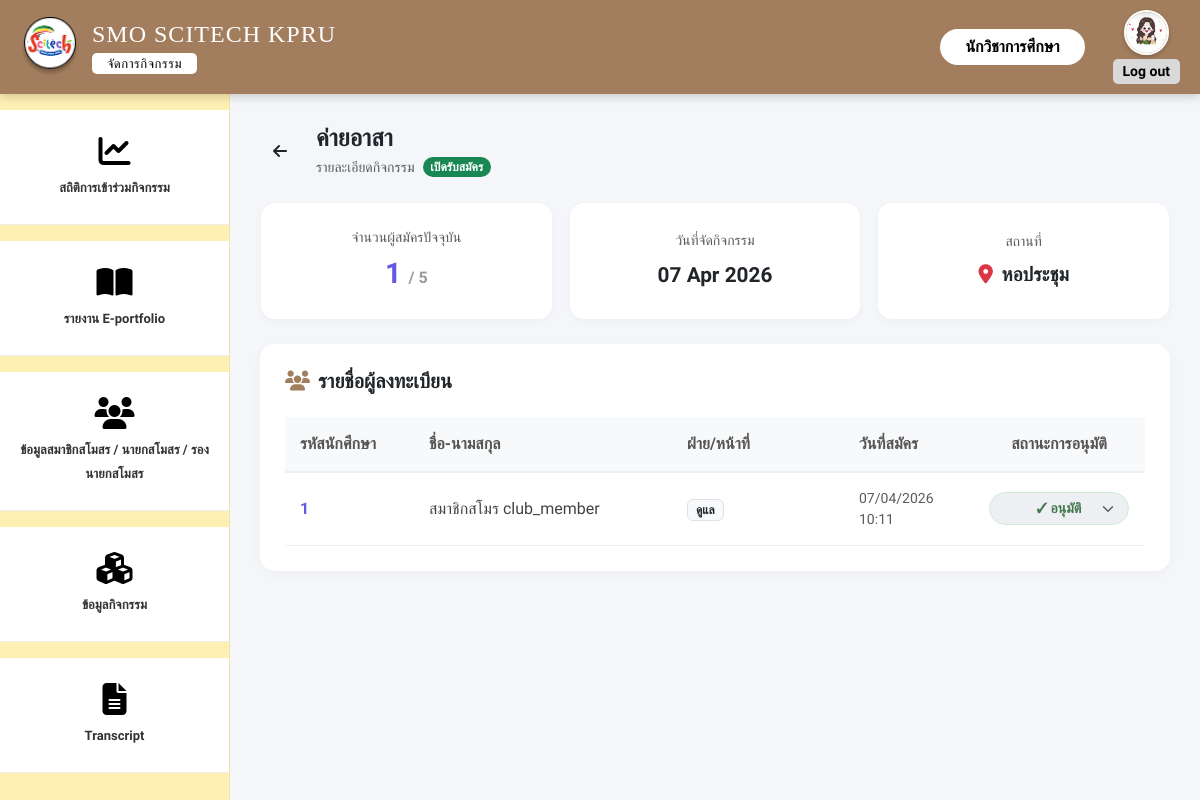
The app's page /admin_manage_activity.php?id=11 (signed in) with its own data.
### tables this page shows
CREATE TABLE `users` (
  `user_id` int(11) NOT NULL,
  `first_name` varchar(100) NOT NULL,
  `last_name` varchar(100) NOT NULL,
  `profile_image` varchar(255) DEFAULT 'default.png',
  `idstudent` varchar(191) DEFAULT NULL,
  `email` varchar(255) DEFAULT NULL,
  `phone` varchar(20) DEFAULT NULL COMMENT 'เบอร์โทรศัพท์',
  `about_me` text DEFAULT NULL,
  `password` varchar(255) NOT NULL,
  `academic_year` varchar(4) DEFAULT NULL,
  `year_level` varchar(50) DEFAULT NULL,
  `department` varchar(100) DEFAULT NULL,
  `reset_token` varchar(255) DEFAULT NULL,
  `reset_expiry` datetime DEFAULT NULL,
  `status` enum('active','inactive') NOT NULL DEFAULT 'active',
  `userrole` enum('executive','academic_officer','club_president','club_member') DEFAULT NULL,
  `membership_status` enum('member','no_member') NOT NULL DEFAULT 'no_member',
  `created_at` timestamp NOT NULL DEFAULT current_timestamp(),
  `deleted_at` datetime DEFAULT NULL,
  `hard_skill_computer` varchar(255) DEFAULT NULL,
  `comp_level` varchar(50) DEFAULT NULL,
  `hard_skill_lang` varchar(255) DEFAULT NULL,
  `lang_listen` varchar(50) DEFAULT NULL,
  `lang_speak` varchar(50) DEFAULT NULL,
  `lang_read` varchar(50) DEFAULT NULL,
  `lang_write` varchar(50) DEFAULT NULL
);

CREATE TABLE `activities` (
  `activity_id` int(11) NOT NULL,
  `title` varchar(255) NOT NULL,
  `description` text DEFAULT NULL,
  `location` varchar(255) DEFAULT NULL,
  `start_date` datetime NOT NULL,
  `end_date` datetime NOT NULL,
  `hours_count` int(11) DEFAULT 0 COMMENT 'จำนวนชั่วโมงกิจกรรม (สำหรับ Transcript กยศ.)',
  `cover_image` varchar(255) DEFAULT NULL,
  `status` enum('open','closed','completed') NOT NULL DEFAULT 'open',
  `created_by` int(11) NOT NULL COMMENT 'Link to users.user_id (ผู้สร้างกิจกรรม)',
  `created_at` timestamp NOT NULL DEFAULT current_timestamp(),
  `updated_at` timestamp NOT NULL DEFAULT current_timestamp() ON UPDATE current_timestamp(),
  `allowed_year_level` text DEFAULT NULL COMMENT 'ชั้นปีที่อนุญาตให้เข้าร่วม',
  `allowed_academic_year` text DEFAULT NULL COMMENT 'ปีการศึกษาที่อนุญาต',
  `allowed_department` text DEFAULT NULL COMMENT 'สาขาวิชาที่อนุญาต'
);

CREATE TABLE `activity_registrations` (
  `registration_id` int(11) NOT NULL,
  `user_id` int(11) NOT NULL,
  `activity_id` int(11) NOT NULL,
  `task_id` int(11) DEFAULT NULL COMMENT 'หน้าที่ที่เลือก (ถ้ามี)',
  `registration_status` enum('pending','approved','rejected','cancelled') NOT NULL DEFAULT 'pending',
  `participation_status` enum('waiting','passed','not_passed') DEFAULT 'waiting' COMMENT 'สถานะผลการเข้าร่วม (ผ่าน/ไม่ผ่าน) ตามข้อ 5.4',
  `registered_at` timestamp NOT NULL DEFAULT current_timestamp()
);

CREATE TABLE `activity_tasks` (
  `task_id` int(11) NOT NULL,
  `activity_id` int(11) NOT NULL,
  `task_name` varchar(100) NOT NULL,
  `task_detail` text DEFAULT NULL,
  `capacity` int(11) DEFAULT 0 COMMENT 'จำนวนที่รับสมัครในตำแหน่งนี้'
);

### admin_manage_activity.php (the view, shortened to what this page needs)
<?php
include 'db.php';
$can_edit = ($_SESSION['userrole'] === 'club_president');
$user_id_logged = $_SESSION['user_id'];
$stmt_profile = $conn->prepare("SELECT profile_image, first_name FROM users WHERE user_id = ?");
$stmt_profile->bind_param("i", $user_id_logged);
$stmt_profile->execute();
$res_profile = $stmt_profile->get_result();
$user_data = $res_profile->fetch_assoc();
$profile_image = !empty($user_data['profile_image']) ? $user_data['profile_image'] : 'default.png';
$first_name = !empty($user_data['first_name']) ? $user_data['first_name'] : 'ผู้ใช้งาน';
$activity_id = isset($_GET['id']) ? intval($_GET['id']) : 0;
$sql = "SELECT a.*,
        (SELECT COUNT(*) FROM activity_registrations WHERE activity_id = a.activity_id AND registration_status != 'cancelled') as reg_count,
        (SELECT SUM(capacity) FROM activity_tasks WHERE activity_id = a.activity_id) as total_cap
        FROM activities a WHERE a.activity_id = ?";
$stmt = $conn->prepare($sql);
$stmt->bind_param("i", $activity_id);
$stmt->execute();
$result = $stmt->get_result();
$activity = $result->fetch_assoc();
$sql_reg = "SELECT r.*, u.first_name, u.last_name, u.idstudent, t.task_name
            FROM activity_registrations r
            JOIN users u ON r.user_id = u.user_id
            LEFT JOIN activity_tasks t ON r.task_id = t.task_id
            WHERE r.activity_id = ?
            ORDER BY r.registered_at DESC";
$stmt_reg = $conn->prepare($sql_reg);
$stmt_reg->bind_param("i", $activity_id);
$stmt_reg->execute();
$registrations = $stmt_reg->get_result();
?>
<!DOCTYPE html>
<html lang="th">
<head>
    <link href="https://cdn.jsdelivr.net/npm/bootstrap@5.3.0/dist/css/bootstrap.min.css" rel="stylesheet">
    <link href="https://cdnjs.cloudflare.com/ajax/libs/font-awesome/6.4.0/css/all.min.css" rel="stylesheet">
</head>
<body>
    <div class="wrapper">
        <nav class="top-navbar">
            <div class="brand-section">
                <img src="img/logo.png" alt="Logo" class="brand-logo">
                <div style="display: flex; flex-direction: column; align-items: flex-start; line-height: 1.2;">
                    <span class="brand-name">SMO SCITECH KPRU</span>
                    <span class="text-page-pill-btn mt-1">จัดการกิจกรรม</span>
                </div>
            </div>
            <div class="d-flex align-items-center">
                <span class="d-none d-sm-block fw-bold me-2 login-pill-btn">
                    <?php echo htmlspecialchars($first_name); ?>
                </span>
                <div class="logout-area">
                    <a href="user_management.php">
                        <img src="uploads/profiles/<?php echo htmlspecialchars($profile_image); ?>" alt="Profile"
                            style="width: 45px; height: 45px; border-radius: 50%; object-fit: cover; border: 2px solid white; box-shadow: 0 2px 5px rgba(0,0,0,0.2);">
                    </a>
                    <a href="logout.php" class="logout-text mt-1">Log out</a>
                </div>
            </div>
        </nav>
        <div class="main-wrapper">
            <aside class="sidebar">
                <a href="admin_report_activity.php" class="sidebar-item mt-3 mb-3">
                    <i class="fa-solid fa-chart-line"></i>
                    <span>สถิติการเข้าร่วมกิจกรรม</span>
                </a>
                <a href="admin_e-portfolio.php" class="sidebar-item mb-3">
                    <i class="fa-solid fa-book-open"></i>
                    <span>รายงาน E-portfolio</span>
                </a>
                <?php if (isset($_SESSION['userrole']) && $_SESSION['userrole'] === 'academic_officer'): ?>
                <a href="admin_user_management.php" class="sidebar-item mb-3">
                     <i class="fa-solid fa-users"></i>
                   <span>ข้อมูลสมาชิกสโมสร / นายกสโมสร / รองนายกสโมสร </span>
                </a>
                <?php endif; ?>
                <a href="admin_activity.php" class="sidebar-item mb-3">
                    <i class="fa-solid fa-cubes"></i>
                    <span>ข้อมูลกิจกรรม</span>
                </a>
                <?php if (isset($_SESSION['userrole']) && in_array($_SESSION['userrole'], ['academic_officer', 'club_president'])): ?>
                <a href="admin_transcript.php" class="sidebar-item">
                    <i class="fa-solid fa-file-lines"></i>
                    <span>Transcript</span>
                </a>
                <?php endif; ?>
            </aside>
            <main class="content-area">
                <div class="max-w-1200">
                    <div class="d-flex justify-content-between align-items-center mb-4 header-flex">
                        <div class="d-flex align-items-center">
                            <a href="admin_activity.php" class="btn btn-outline-custom p-2 me-3 d-flex align-items-center justify-content-center" style="width: 40px; height: 40px; border-radius: 50%;">
                                <i class="fas fa-arrow-left"></i>
                            </a>
                            <div>
                                <h4 class="fw-bold mb-1 text-dark"><?php echo htmlspecialchars($activity['title']); ?></h4>
                                <div class="d-flex align-items-center gap-2">
                                    <span class="text-muted small"><?php echo $can_edit ? 'อนุมัติผู้เข้าร่วมกิจกรรม' : 'รายละเอียดกิจกรรม'; ?></span>
                                    <span class="badge rounded-pill bg-<?php echo ($activity['status'] == 'open') ? 'success' : 'danger'; ?>">
                                        <?php echo ($activity['status'] == 'open') ? 'เปิดรับสมัคร' : 'ปิดรับสมัคร'; ?>
                                    </span>
                                </div>
                            </div>
                        </div>
                    </div>
                    <div class="row g-3 mb-4">
                        <div class="col-6 col-md-4">
                            <div class="stats-card p-4 text-center">
                                <div class="text-muted small mb-1">จำนวนผู้สมัครปัจจุบัน</div>
                                <div class="fw-bold" style="font-size: 1.8rem; color: var(--btn-blue);">
                                    <?php echo $activity['reg_count']; ?> <span style="font-size: 1rem; color: #999;">/ <?php echo ($activity['total_cap'] ?? 0); ?></span>
                                </div>
                            </div>
                        </div>
                        <div class="col-6 col-md-4">
                            <div class="stats-card p-4 text-center">
                                <div class="text-muted small mb-1">วันที่จัดกิจกรรม</div>
                                <div class="fw-bold text-dark" style="font-size: 1.3rem; margin-top: 5px;">
                                    <?php echo date('d M Y', strtotime($activity['start_date'])); ?>
                                </div>
                            </div>
                        </div>
                        <div class="col-12 col-md-4">
                            <div class="stats-card p-4 text-center">
                                <div class="text-muted small mb-1">สถานที่</div>
                                <div class="fw-bold text-dark text-truncate" style="font-size: 1.2rem; margin-top: 5px;" title="<?php echo htmlspecialchars($activity['location'] ?? 'ไม่ระบุ'); ?>">
                                    <i class="fas fa-map-marker-alt text-danger me-1"></i> <?php echo htmlspecialchars($activity['location'] ?? 'ไม่ระบุ'); ?>
                                </div>
                            </div>
                        </div>
                    </div>
                    <div class="ui-card table-container">
                        <div class="d-flex justify-content-between align-items-center mb-4">
                            <h5 class="fw-bold mb-0 text-dark"><i class="fas fa-users me-2" style="color: var(--top-bar-bg);"></i>รายชื่อผู้ลงทะเบียน</h5>
                        </div>
                        <div class="table-responsive">
                            <table class="table table-hover align-middle mb-0">
                                <thead>
                                    <tr>
                                        <th width="15%">รหัสนักศึกษา</th>
                                        <th width="30%">ชื่อ-นามสกุล</th>
                                        <th width="20%">ฝ่าย/หน้าที่</th>
                                        <th width="15%">วันที่สมัคร</th>
                                        <th width="20%" class="text-center">สถานะการอนุมัติ</th>
                                    </tr>
                                </thead>
                                <tbody>
                                    <?php if($registrations->num_rows > 0): ?>
                                    <?php while($reg = $registrations->fetch_assoc()):
                                            $select_class = 'status-pending';
                                            if($reg['registration_status'] == 'approved') $select_class = 'status-approved';
                                        ?>
                                    <tr>
                                        <td class="fw-bold" style="color: var(--btn-blue);"><?php echo htmlspecialchars($reg['idstudent']); ?></td>
                                        <td><?php echo htmlspecialchars($reg['first_name'] . ' ' . $reg['last_name']); ?></td>
                                        <td>
                                            <span class="badge bg-light text-dark border px-2 py-1">
                                                <?php echo htmlspecialchars($reg['task_name'] ?: 'ไม่ระบุ'); ?>
                                            </span>
                                        </td>
                                        <td class="small text-muted">
                                            <?php echo date('d/m/Y H:i', strtotime($reg['registered_at'])); ?>
                                        </td>
                                        <td class="text-center">
                                            <select class="form-select form-select-sm status-select <?php echo $select_class; ?> mx-auto"
                                                    data-reg-id="<?php echo $reg['registration_id']; ?>"
                                                    style="width: 140px;"
                                                    <?php echo !$can_edit ? 'disabled' : ''; ?>>
                                                <option value="approved" class="bg-white text-dark" <?php if($reg['registration_status'] == 'approved') echo 'selected'; ?>>✓ อนุมัติ</option>
                                            </select>
                                        </td>
                                    </tr>
                                    <?php endwhile; ?>
                                    <?php endif; ?>
                                </tbody>
                            </table>
                        </div>
                    </div>
                </div>
            </main>
        </div>
    </div>
</body>
</html>

### records on screen
users: first_name "นักวิชาการศึกษา", profile_image (picture)
activities: title "ค่ายอาสา", start_date "07 Apr 2026", location "หอประชุม"
activity_registrations: user.idstudent "1", user.last_name "สมาชิกสโมร club_member", task.task_name "ดูแล", registered_at "07/04/2026 10:11", registration_status+registration_id "✓ อนุมัติ"

### other values on screen
$activity['reg_count'] "1"
$activity['total_cap'] "5"
